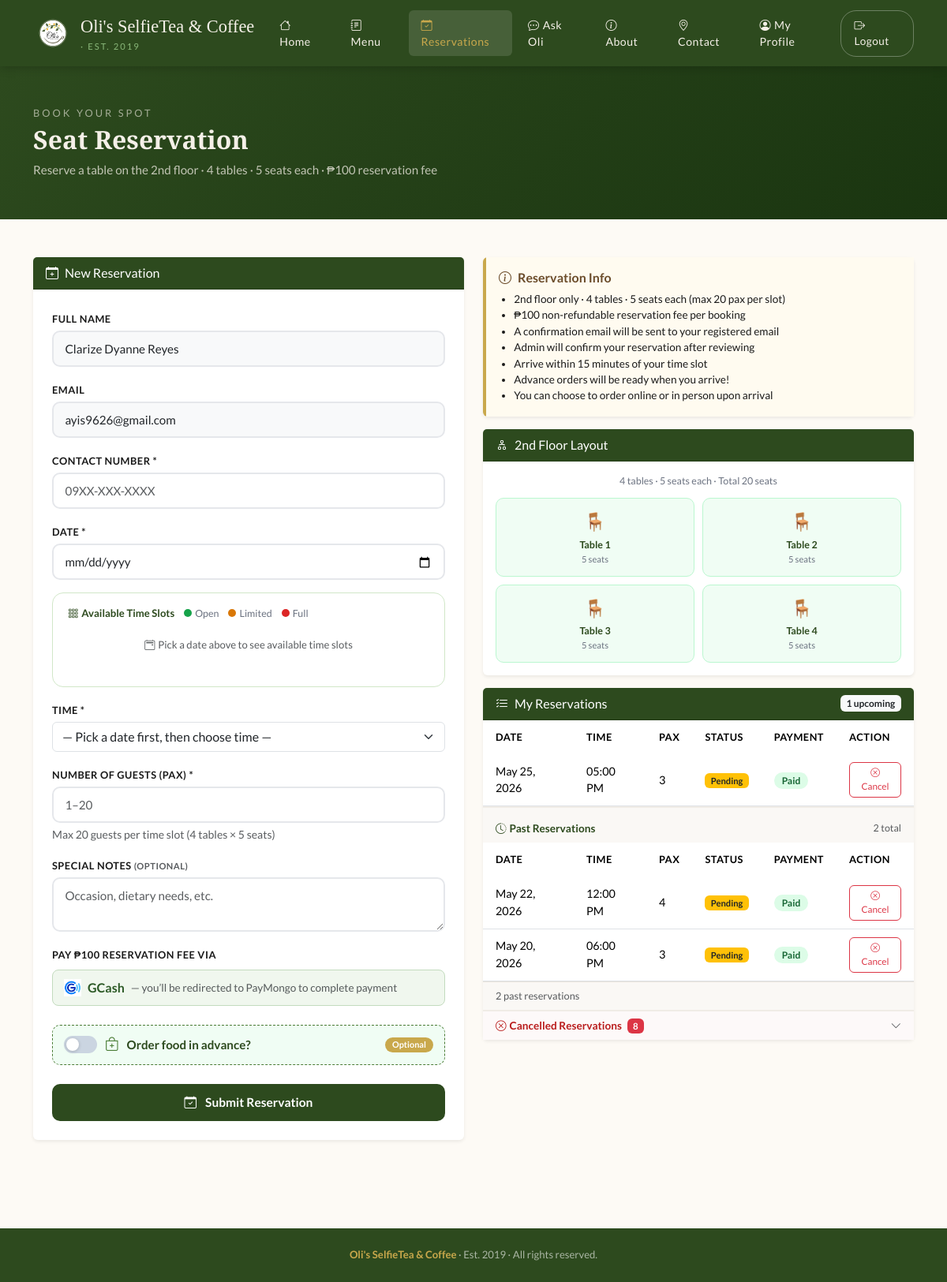
Page /book_reservation.php (signed in) on the committed database.
### tables this page shows
CREATE TABLE `users` (
  `id` int(11) NOT NULL AUTO_INCREMENT,
  `name` varchar(100) NOT NULL,
  `email` varchar(100) NOT NULL,
  `password` varchar(255) NOT NULL,
  `role` enum('admin','customer') DEFAULT 'customer',
  `created_at` timestamp NOT NULL DEFAULT current_timestamp(),
  `profile_pic` varchar(255) DEFAULT NULL,
  PRIMARY KEY (`id`),
  UNIQUE KEY `email` (`email`)
);

CREATE TABLE `reservations` (
  `id` int(11) NOT NULL AUTO_INCREMENT,
  `user_id` int(11) NOT NULL,
  `res_date` date NOT NULL,
  `res_time` time NOT NULL,
  `pax` int(11) NOT NULL,
  `phone` varchar(20) NOT NULL,
  `notes` text DEFAULT NULL,
  `order_id` int(11) DEFAULT NULL,
  `payment_method` enum('gcash','cash') DEFAULT 'gcash',
  `payment_status` enum('unpaid','paid') DEFAULT 'unpaid',
  `status` enum('pending','confirmed','cancelled') DEFAULT 'pending',
  `created_at` timestamp NOT NULL DEFAULT current_timestamp(),
  PRIMARY KEY (`id`),
  KEY `user_id` (`user_id`),
  KEY `fk_reservation_order` (`order_id`),
  CONSTRAINT `fk_reservation_order` FOREIGN KEY (`order_id`) REFERENCES `orders` (`id`) ON DELETE SET NULL,
  CONSTRAINT `reservations_ibfk_1` FOREIGN KEY (`user_id`) REFERENCES `users` (`id`) ON DELETE CASCADE
);

### book_reservation.php (the view, shortened to what the rows shown need)
<?php
$db     = getDB();
$userId = $_SESSION['user_id'];
$stmt = $db->prepare("SELECT name, email FROM users WHERE id = ?");
$stmt->bind_param("i", $userId);
$stmt->execute();
$user = $stmt->get_result()->fetch_assoc();
$myRes = $db->prepare("
    SELECT r.*,
           CASE WHEN o.id IS NOT NULL THEN 1 ELSE 0 END as has_order,
           o.total_amount as order_total,
           o.status as order_status
    FROM reservations r
    LEFT JOIN orders o ON o.reservation_id = r.id
    WHERE r.user_id = ?
    ORDER BY r.res_date DESC, r.res_time DESC
");
$myRes->bind_param("i", $userId);
$myRes->execute();
$allReservations = $myRes->get_result()->fetch_all(MYSQLI_ASSOC);
$today = date('Y-m-d');
$upcomingRes   = [];
$pastRes       = [];
foreach ($allReservations as $r) {
    if ($r['status'] === 'cancelled') {
        continue;
    }
    if ($r['res_date'] >= $today) {
        $upcomingRes[] = $r;
    } else {
        $pastRes[] = $r;
    }
}
$myReservations = array_slice($upcomingRes, 0, 10);
?>
<!DOCTYPE html>
<html lang="en">
<head>
  <link rel="stylesheet" href="https://cdn.jsdelivr.net/npm/bootstrap@5.3.2/dist/css/bootstrap.min.css">
  <link rel="stylesheet" href="https://cdn.jsdelivr.net/npm/bootstrap-icons@1.11.3/font/bootstrap-icons.min.css">
  <link rel="stylesheet" href="css/style.css">
</head>
<body>
<div style="background: linear-gradient(135deg, var(--green-dark), #1a3510); padding:50px 0 35px; color:var(--cream);">
  <div class="container">
    <h2 style="font-family:'Playfair Display',serif; font-weight:700;">Seat Reservation</h2>
  </div>
</div>
<div class="container py-5">
  <div class="row g-4">
    <div class="col-lg-6">
      <div class="card border-0 shadow-sm">
        <div class="card-body p-4">
          <form method="POST" id="reservationForm">
            <div class="mb-3">
              <label class="form-label">Full Name</label>
              <input type="text" class="form-control" value="<?= htmlspecialchars($user['name']) ?>" readonly style="background:#f8f9fa;">
            </div>
            <div class="mb-3">
              <label class="form-label">Email</label>
              <input type="email" class="form-control" value="<?= htmlspecialchars($user['email']) ?>" readonly style="background:#f8f9fa;">
            </div>
          </form>
        </div>
      </div>
    </div>
    <div class="col-lg-6">
      <div class="card border-0 shadow-sm">
        <div class="card-body p-0">
          <?php if (empty($allReservations)): ?>
            <div class="text-center py-5 text-muted">
              <i class="bi bi-calendar-x" style="font-size:2rem; display:block; margin-bottom:8px;"></i>
              No reservations yet.
            </div>
          <?php else: ?>
            <?php
            function renderResRow($res) { ?>
              <tr>
                <td><?= date('M d, Y', strtotime($res['res_date'])) ?></td>
                <td><?= date('h:i A', strtotime($res['res_time'])) ?></td>
                <td><?= $res['pax'] ?></td>
                <td>
                  <?php $cls = ['pending'=>'badge bg-warning text-dark','confirmed'=>'badge bg-success','cancelled'=>'badge bg-danger'][$res['status']] ?? 'badge bg-secondary'; ?>
                  <span class="<?= $cls ?>" style="font-size:0.7rem;"><?= ucfirst($res['status']) ?></span>
                </td>
                <td>
                  <?php
                    $pBadge = $res['payment_status'] === 'paid' ? 'badge-available'
                            : ($res['payment_status'] === 'refunded' ? 'badge bg-info text-dark'
                            : 'badge-unavailable');
                  ?>
                  <span class="<?= $pBadge ?>">
                    <?= ucfirst($res['payment_status']) ?>
                  </span>
                </td>
                <td>
                  <?php if ($res['status'] !== 'cancelled'): ?>
                    <button class="btn btn-sm btn-outline-danger" style="border-radius:6px;font-size:0.73rem;"
                            data-bs-toggle="modal" data-bs-target="#cancelModal"
                            data-id="<?= $res['id'] ?>"
                            data-date="<?= date('M d, Y', strtotime($res['res_date'])) ?>"
                            data-time="<?= date('h:i A', strtotime($res['res_time'])) ?>">
                      <i class="bi bi-x-circle"></i> Cancel
                    </button>
                  <?php else: ?>
                    <span class="text-muted" style="font-size:0.75rem;">—</span>
                  <?php endif; ?>
                </td>
              </tr>
            <?php } ?>
            <?php if (!empty($myReservations)): ?>
            <div class="table-responsive">
              <table class="table table-olis mb-0">
                <thead>
                  <tr><th>Date</th><th>Time</th><th>Pax</th><th>Status</th><th>Payment</th><th>Action</th></tr>
                </thead>
                <tbody>
                  <?php foreach ($myReservations as $res): renderResRow($res); endforeach; ?>
                </tbody>
              </table>
            </div>
            <?php else: ?>
            <div class="text-center py-4 text-muted" style="font-size:.88rem;">
              <i class="bi bi-calendar-check me-1"></i>No upcoming reservations.
            </div>
            <?php endif; ?>
            <?php if (!empty($pastRes)): ?>
            <div style="border-top:2px solid #f0ece6; background:#faf8f5;">
              <div class="table-responsive">
                <table class="table table-olis mb-0" style="background:transparent;">
                  <thead style="background:#f0ece6;">
                    <tr><th>Date</th><th>Time</th><th>Pax</th><th>Status</th><th>Payment</th><th>Action</th></tr>
                  </thead>
                  <tbody id="pastResBody">
                    <?php foreach ($pastRes as $res): renderResRow($res); endforeach; ?>
                  </tbody>
                </table>
              </div>
            </div>
            <?php endif; ?>
          <?php endif; ?>
        </div>
      </div>
    </div>
  </div>
</div>
</body>
</html>

### rows in the picture
users: name "Clarize Dyanne Reyes", email "ayis9626@gmail.com"
reservations: res_date "May 25, 2026", res_time "05:00 PM", pax "3", status "Pending", payment_status "Paid"
reservations: res_date "May 22, 2026", res_time "12:00 PM", pax "4", status "Pending", payment_status "Paid"
reservations: res_date "May 20, 2026", res_time "06:00 PM", pax "3", status "Pending", payment_status "Paid"

### other values in the picture
count($upcomingRes) "1"
count($pastRes) "2"
count($cancelledRes) "8"
